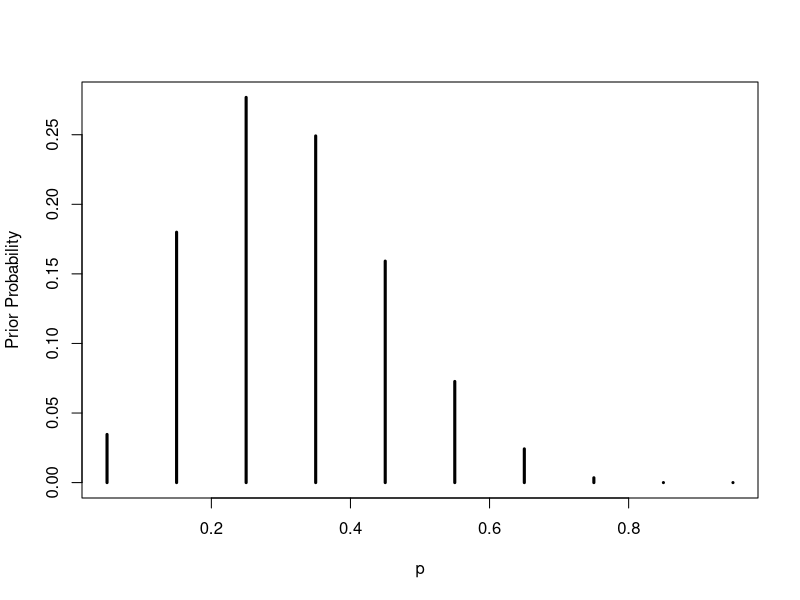
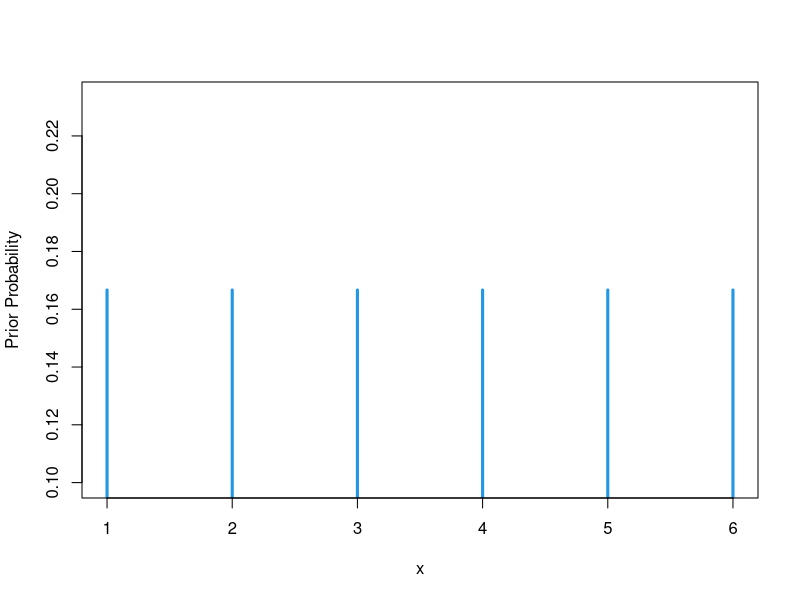
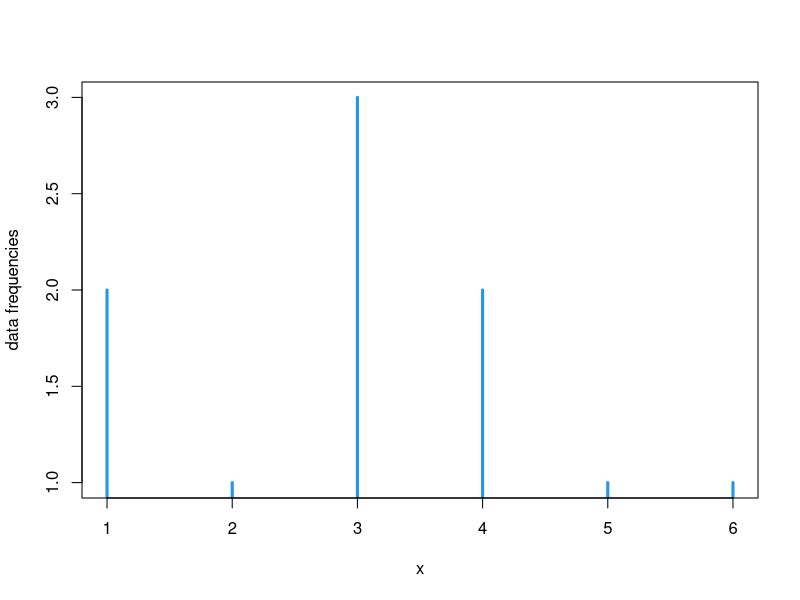
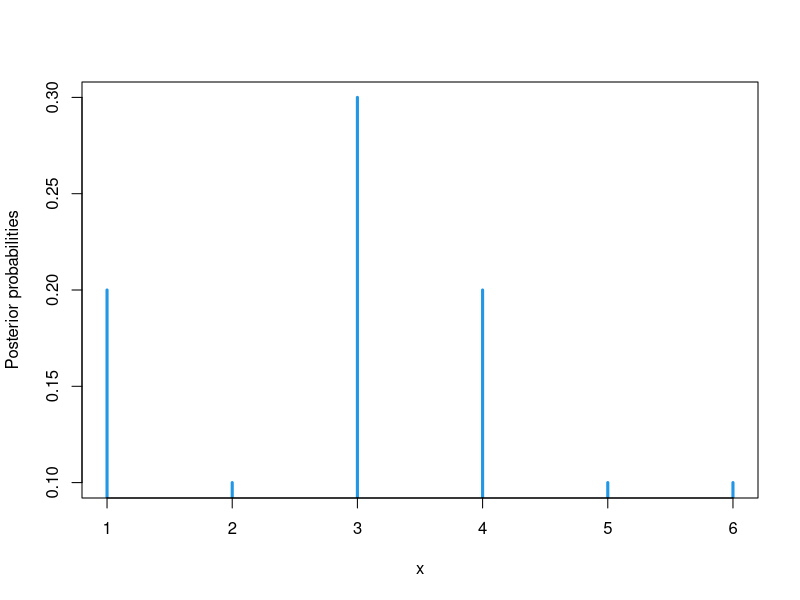
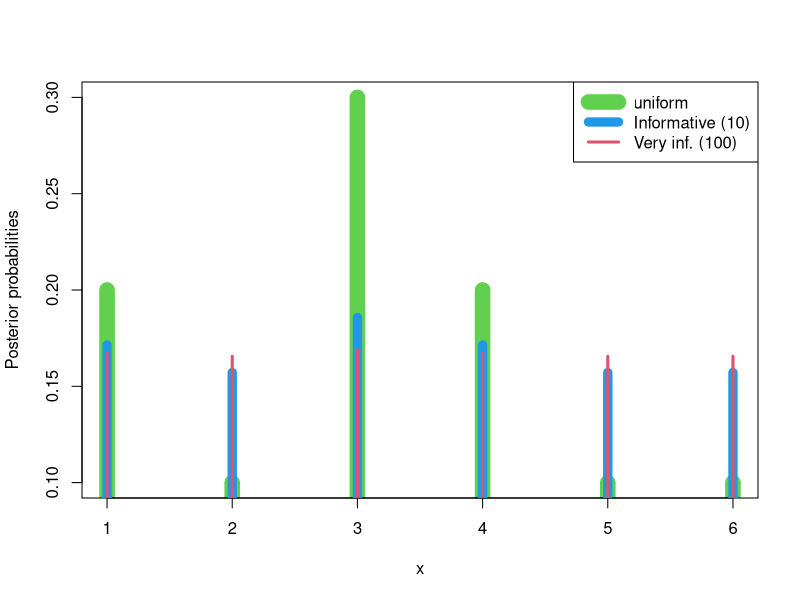
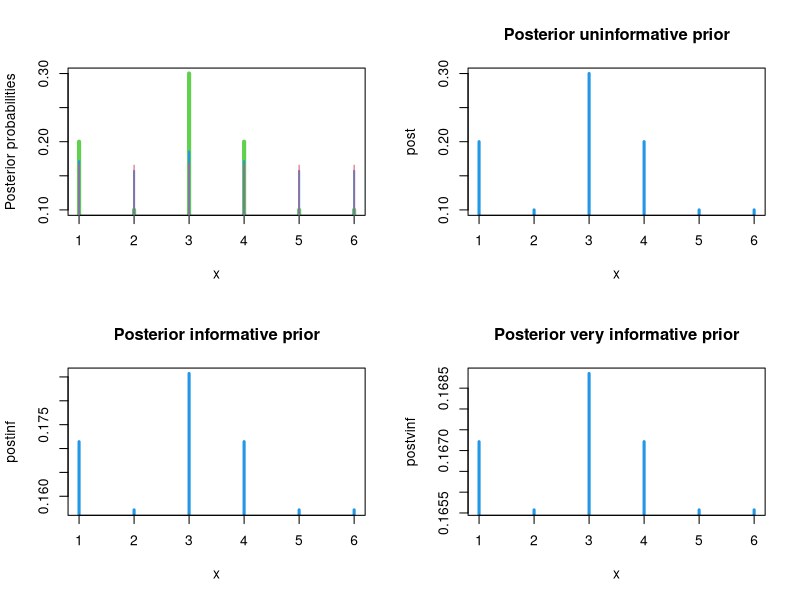
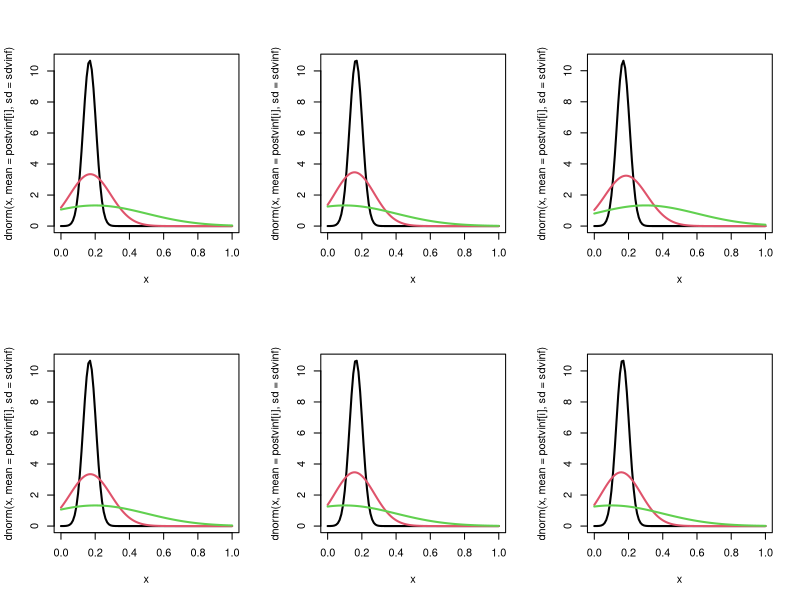
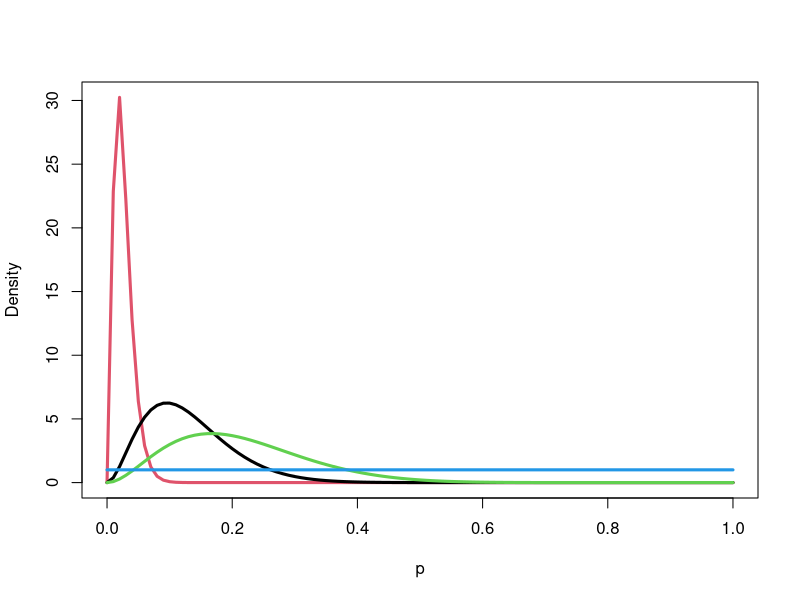

R code for these plots, in order:
# Examples from Albert (2009) Bayesian Computation with R
# 

# dicrete example from the book
p = seq(0.05, 0.95, by = 0.1)
prior = c(1, 5.2, 8, 7.2, 4.6, 2.1, 0.7, 0.1, 0, 0)
prior = prior/sum(prior)
plot(p, prior, type = "h", lwd=3, ylab="Prior Probability")

#
# six sided die problem
# x = no. of dots observed
x = seq(1, 6)
priorx = c(1/6, 1/6, 1/6, 1/6, 1/6, 1/6)
plot(x, priorx, type = "h", lwd=3, col=4,ylab="Prior Probability")

# suppose we roll the die 10 times and get the sequence
# 6325314314
# the posterior distribution is now
r = c(6,3,2,5,3,1,4,3,1,4)

ff = tabulate(r,6)   # also works without the 6 defining number of bins
plot(x,ff,type = "h", lwd=3, col=4,ylab="data frequencies")


# normalized likelihood
likn = ff/sum(ff)

# posterior
post = ff*priorx/sum(ff*priorx)

plot(x,post,type = "h", lwd=3, col=4,ylab="Posterior probabilities")

# If we want to assign a prior that indicates we are fairly confident that 1/6
# is actually the right value for each probability (we have good reason to 
# think the die is actually fair), then we assign a hyperprior to each value
# of x
# Assign a beta distribution to each value of x and update this
# or create a pseudo-sample to represent the informative prior

# priorinform is equivalent to 100 observations from a fair die
priorinform = c(10,10,10,10,10,10) # each value observed 10 times

# priorvinf is equivalent to 1000 observations from a fair die
priorvinf = c(100,100,100,100,100,100) # each value observed 100 times


postinf = (ff+priorinform)/sum(ff+priorinform)

postvinf = (ff+priorvinf)/sum(ff+priorvinf)


pp = cbind(post,postinf,postvinf)
pp

par(mfrow=c(1,1))
matplot(x,pp,type = "h", lwd=c(15,9,3), lty=1, col=c(3,4,2),ylab="Posterior probabilities")
legend("topright",c("uniform","Informative (10)","Very inf. (100)"),lty=1,lwd=c(15,9,3), col=c(3,4,2))



par(mfrow=c(2,2))
matplot(x,pp,type = "h", lwd=c(4,2,1), lty=1, col=c(3,4,2),ylab="Posterior probabilities")
plot(x,post,type = "h", lwd=3, col=4,main="Posterior uninformative prior")
plot(x,postinf,type = "h", lwd=3, col=4,main="Posterior informative prior")
plot(x,postvinf,type = "h", lwd=3, col=4,main="Posterior very informative prior")



# VARIANCE OF ESTIMATE OF PROPORTION = p(1-p)/n
varunif = 0.1*(1-0.1)

varinf = postinf[1]*(1-postinf[1])/10
varvinf = postvinf[1]*(1-postvinf[1])/100

sdinf = sqrt(varinf)
sdvinf = sqrt(varvinf)
sdu = sqrt(varunif)
cbind(sdu,sdinf,sdvinf)

par(mfrow=c(2,3))
# posteriors for x = i (normal approx.)
for (i in 1:6) {

sdinf = sqrt(postinf[i]*(1-postinf[i])/10)
sdvinf = sqrt(postvinf[i]*(1-postvinf[i])/100)
curve(dnorm(x,mean=postvinf[i],sd=sdvinf),col=1,lty=1,lwd=2)
curve(dnorm(x,mean=postinf[i],sd=sdinf),add=T,col=2,lty=1,lwd=2)
curve(dnorm(x,mean=post[i],sd=sdu),add=T,col=3,lty=1,lwd=2)
}

# some other stuff below - playing around with Beta distributions

# mean of beta = a/(a+b), var = m(1-m)/(a+b+1) - 
# WARNING: THIS DOES NOT WORK FOR PROPORTION (as above)
# NEED TO USE BINOMIAL DISTN INSTEAD - mean goes to zero for beta!

par(mfrow=c(1,1))
# s = no. of successes in f trials
s = 2; f = 10

unifm = 1/2
p10m = (1+s)/(1+s + 10+f)
p100m = (1+s)/(1+s + 100+f)



# posterior with a very informative prior (100 pseudo obs.)
a = 1; b = 100
curve(dbeta(x,a+s,b+f), lty=1,lwd=3,col=2,from=0, to=1,xlab="p",ylab="Density")
# posterior with an informative prior (10 pseudo obs.)
a = 1; b = 10
curve(dbeta(x,a+s,b+f), add=TRUE, lty=1,lwd=3,col=1)
# posterior with flat prior observing 2 x=1 out of 10 trials gives, for x = 1
a = 1; b = 1  # give uniform prior with a beta density
curve(dbeta(x,a+s,b+f),add=TRUE, lty=1,lwd=3,col=3)
# flat prior
curve(dbeta(x,a,b),add=TRUE,lty=1,lwd=3,col=4)


# Simulating draws
draws = runif(1000)
x = draws <=0.1
sum(x)
# mean of binomial = np, var = np(1-p)
n = 1000
p = sum(x)/n

mdraw = n*p
vardraw = n*p*(1-p)

# VARIANCE OF ESTIMATE OF PROPORTION = p(1-p)/n
varp = p*(1-p)/n

# Example from chapter 2 of Albert (2009)
# prior, likelihood and posterior BETA densities
a = 3.26
b = 7.19
s = 11
f = 16
curve(dbeta(x,a+s,b+f), from=0, to=1,xlab="p",ylab="Density",lty=1,lwd=4)
curve(dbeta(x,s+1,f+1),add=TRUE,lty=2,lwd=4)
curve(dbeta(x,a,b),add=TRUE,lty=3,lwd=4,col=4)
legend(.7,4,c("Prior","Likelihood","Posterior"),lty=c(3,2,1),lwd=c(3,3,3))

# 95% posterior confidence interval
qbeta(c(0.05, 0.95), a + s, b + f)

# simulate a sample of 1000 obs from the posterior
ps = rbeta(100000, a + s, b + f)
hist(ps,xlab="p",breaks=100,main="")

# probability that x (a proportion) is greater than 0.5
sum(ps >= 0.5)/100000

# 95% posterior confidence interval from simulation
quantile(ps, c(0.05, 0.95))
